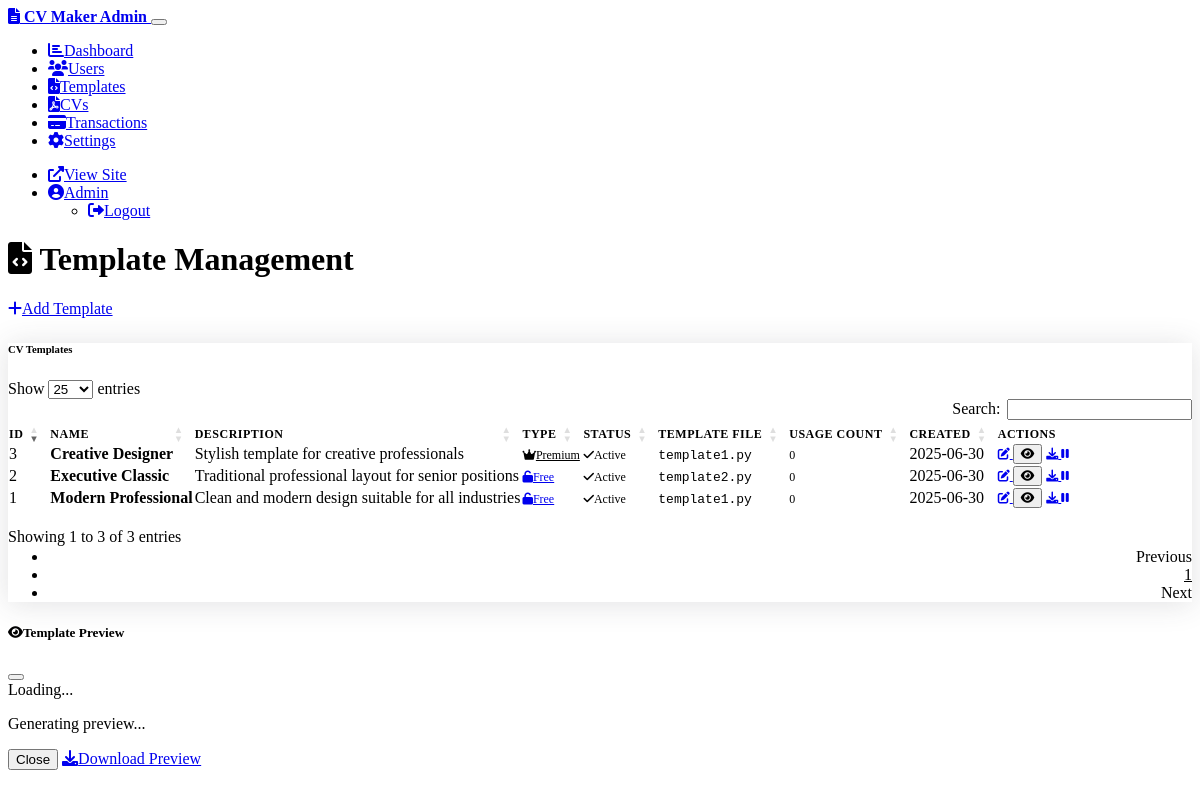
Screenshot of /admin/templates (signed in) with the database file from the repository.
### models.py (models this page shows, shortened)
class Admin(UserMixin, db.Model):
    __tablename__ = 'admins'
    id = Column(Integer, primary_key=True)
    email = Column(String(120), unique=True, nullable=False)
    password_hash = Column(String(256), nullable=False)
    name = Column(String(100), nullable=False)
    is_active = Column(Boolean, default=True)
    created_at = Column(DateTime, default=datetime.utcnow)
    last_login = Column(DateTime)

class Template(db.Model):
    __tablename__ = 'templates'
    id = Column(Integer, primary_key=True)
    name = Column(String(100), nullable=False)
    description = Column(Text)
    is_premium = Column(Boolean, default=False)
    template_file = Column(String(100), nullable=False)
    is_active = Column(Boolean, default=True)
    created_at = Column(DateTime, default=datetime.utcnow)
    cvs = relationship('CV', backref='template', lazy=True)

### admin_routes.py (the view)
@admin_bp.route('/templates')
def templates():
    templates = Template.query.order_by(Template.created_at.desc()).all()
    return render_template('admin/templates.html', templates=templates)

### app.py (called while the page is built)
@login_manager.user_loader
def load_user(user_id):
    from models import Admin
    return Admin.query.get(int(user_id))

### templates/admin/templates.html (shortened to what this page needs)
{% extends "admin/layout.html" %}
{% block content %}
<div class="row">
    <div class="col-12">
        <div class="d-flex justify-content-between align-items-center mb-4">
            <h1 class="h3">
                <i class="fas fa-file-code me-2"></i>
                Template Management
            </h1>
            <a href="{{ url_for('admin.add_template') }}" class="btn btn-primary">
                <i class="fas fa-plus me-1"></i>Add Template
            </a>
        </div>
    </div>
</div>
<div class="card">
    <div class="card-header">
        <h6 class="m-0 fw-bold">CV Templates</h6>
    </div>
    <div class="card-body">
        <div class="table-responsive">
            <table class="table table-striped" id="templatesTable">
                <thead>
                    <tr>
                        <th>ID</th>
                        <th>Name</th>
                        <th>Description</th>
                        <th>Type</th>
                        <th>Status</th>
                        <th>Template File</th>
                        <th>Usage Count</th>
                        <th>Created</th>
                        <th>Actions</th>
                    </tr>
                </thead>
                <tbody>
                    {% for template in templates %}
                    <tr>
                        <td>{{ template.id }}</td>
                        <td>
                            <strong>{{ template.name }}</strong>
                        </td>
                        <td>{{ template.description or '-' }}</td>
                        <td>
                            <a href="{{ url_for('admin.toggle_premium', template_id=template.id) }}"
                               class="badge bg-{% if template.is_premium %}warning{% else %}success{% endif %} text-decoration-none"
                               title="Click to toggle premium status">
                                {% if template.is_premium %}
                                    <i class="fas fa-crown me-1"></i>Premium
                                {% else %}
                                    <i class="fas fa-unlock me-1"></i>Free
                                {% endif %}
                            </a>
                        </td>
                        <td>
                            {% if template.is_active %}
                                <span class="badge bg-success">
                                    <i class="fas fa-check me-1"></i>Active
                                </span>
                            {% else %}
                                <span class="badge bg-danger">
                                    <i class="fas fa-times me-1"></i>Inactive
                                </span>
                            {% endif %}
                        </td>
                        <td>
                            <code>{{ template.template_file }}</code>
                        </td>
                        <td>
                            <span class="badge bg-info">{{ template.cvs|length }}</span>
                        </td>
                        <td>{{ template.created_at.strftime('%Y-%m-%d') if template.created_at else 'N/A' }}</td>
                        <td>
                            <div class="btn-group btn-group-sm">
                                <a href="{{ url_for('admin.edit_template', template_id=template.id) }}"
                                   class="btn btn-outline-secondary"
                                   title="Edit Template">
                                    <i class="fas fa-edit"></i>
                                </a>
                                <button type="button"
                                        class="btn btn-outline-info preview-btn"
                                        title="Preview in Modal"
                                        data-template-id="{{ template.id }}"
                                        data-template-name="{{ template.name }}"
                                        data-bs-toggle="modal"
                                        data-bs-target="#previewModal">
                                    <i class="fas fa-eye"></i>
                                </button>
                                <a href="{{ url_for('admin.preview_template', template_id=template.id) }}"
                                   class="btn btn-outline-primary"
                                   title="Download Preview"
                                   target="_blank">
                                    <i class="fas fa-download"></i>
                                </a>
                                <a href="{{ url_for('admin.toggle_template', template_id=template.id) }}"
                                   class="btn btn-outline-{% if template.is_active %}warning{% else %}success{% endif %}"
                                   title="{% if template.is_active %}Deactivate{% else %}Activate{% endif %}">
                                    <i class="fas fa-{% if template.is_active %}pause{% else %}play{% endif %}"></i>
                                </a>
                            </div>
                        </td>
                    </tr>
                    {% endfor %}
                </tbody>
            </table>
        </div>
    </div>
</div>
<div class="modal fade" id="previewModal" tabindex="-1" aria-labelledby="previewModalLabel" aria-hidden="true">
    <div class="modal-dialog modal-xl">
        <div class="modal-content">
            <div class="modal-header">
                <h5 class="modal-title" id="previewModalLabel">
                    <i class="fas fa-eye me-2"></i>Template Preview
                </h5>
                <button type="button" class="btn-close" data-bs-dismiss="modal" aria-label="Close"></button>
            </div>
            <div class="modal-body p-0">
                <div class="text-center p-4" id="previewLoading">
                    <div class="spinner-border text-primary" role="status">
                        <span class="visually-hidden">Loading...</span>
                    </div>
                    <p class="mt-2">Generating preview...</p>
                </div>
            </div>
            <div class="modal-footer">
                <button type="button" class="btn btn-secondary" data-bs-dismiss="modal">Close</button>
                <a href="#" id="downloadPreview" class="btn btn-primary" target="_blank">
                    <i class="fas fa-download me-1"></i>Download Preview
                </a>
            </div>
        </div>
    </div>
</div>
{% endblock %}

### templates/admin/layout.html (shortened to what this page needs)
<!DOCTYPE html>
<html lang="en" data-bs-theme="dark">
<head>
    <link href="https://cdn.replit.com/agent/bootstrap-agent-dark-theme.min.css" rel="stylesheet">
    <link href="https://cdnjs.cloudflare.com/ajax/libs/font-awesome/6.0.0/css/all.min.css" rel="stylesheet">
    <link href="https://cdn.datatables.net/1.13.4/css/dataTables.bootstrap5.min.css" rel="stylesheet">
    <link href="{{ url_for('static', filename='css/admin.css') }}" rel="stylesheet">
</head>
<body>
    <nav class="navbar navbar-expand-lg navbar-dark bg-dark">
        <div class="container-fluid">
            <a class="navbar-brand" href="{{ url_for('admin.dashboard') }}">
                <i class="fas fa-file-alt me-2"></i>
                CV Maker Admin
            </a>
            <button class="navbar-toggler" type="button" data-bs-toggle="collapse" data-bs-target="#navbarNav">
            </button>
            <div class="collapse navbar-collapse" id="navbarNav">
                <ul class="navbar-nav me-auto">
                    <li class="nav-item">
                        <a class="nav-link {% if request.endpoint == 'admin.dashboard' %}active{% endif %}"
                           href="{{ url_for('admin.dashboard') }}">
                            <i class="fas fa-chart-bar me-1"></i>Dashboard
                        </a>
                    </li>
                    <li class="nav-item">
                        <a class="nav-link {% if request.endpoint == 'admin.users' %}active{% endif %}"
                           href="{{ url_for('admin.users') }}">
                            <i class="fas fa-users me-1"></i>Users
                        </a>
                    </li>
                    <li class="nav-item">
                        <a class="nav-link {% if request.endpoint == 'admin.templates' %}active{% endif %}"
                           href="{{ url_for('admin.templates') }}">
                            <i class="fas fa-file-code me-1"></i>Templates
                        </a>
                    </li>
                    <li class="nav-item">
                        <a class="nav-link {% if request.endpoint == 'admin.cvs' %}active{% endif %}"
                           href="{{ url_for('admin.cvs') }}">
                            <i class="fas fa-file-pdf me-1"></i>CVs
                        </a>
                    </li>
                    <li class="nav-item">
                        <a class="nav-link {% if request.endpoint == 'admin.transactions' %}active{% endif %}"
                           href="{{ url_for('admin.transactions') }}">
                            <i class="fas fa-credit-card me-1"></i>Transactions
                        </a>
                    </li>
                    <li class="nav-item">
                        <a class="nav-link {% if request.endpoint == 'admin.settings' %}active{% endif %}"
                           href="{{ url_for('admin.settings') }}">
                            <i class="fas fa-cog me-1"></i>Settings
                        </a>
                    </li>
                </ul>
                <ul class="navbar-nav">
                    <li class="nav-item">
                        <a class="nav-link" href="{{ url_for('main.index') }}" target="_blank">
                            <i class="fas fa-external-link-alt me-1"></i>View Site
                        </a>
                    </li>
                    <li class="nav-item dropdown">
                        <a class="nav-link dropdown-toggle" href="#" role="button" data-bs-toggle="dropdown">
                            <i class="fas fa-user-circle me-1"></i>{{ current_user.name }}
                        </a>
                        <ul class="dropdown-menu">
                            <li><a class="dropdown-item" href="{{ url_for('admin_auth.logout') }}">
                                <i class="fas fa-sign-out-alt me-2"></i>Logout
                            </a></li>
                        </ul>
                    </li>
                </ul>
            </div>
        </div>
    </nav>
    <div class="container-fluid py-4">
        {% block content %}{% endblock %}
    </div>
</body>
</html>

### static/css/admin.css (style rules this page uses)
.navbar-brand { font-weight: bold; }
.card { box-shadow: 0 0.15rem 1.75rem 0 rgba(58, 59, 69, 0.15); border: 1px solid var(--bs-border-color); }
.card-header { background-color: var(--bs-secondary-bg); border-bottom: 1px solid var(--bs-border-color); }
.table th { border-top: none; font-weight: 600; text-transform: uppercase; font-size: 0.75rem; letter-spacing: 0.5px; }
.badge { font-size: 0.75rem; }
.btn-group-sm > .btn { font-size: 0.75rem; }
.badge.bg-warning { color: var(--bs-dark) !important; }

### rows the page displays
Admin: name "Admin"
Template: id "3", name "Creative Designer", description "Stylish template for creative professionals", is_premium True (drawn), is_active True (drawn), template_file "template1.py", cvs|length "0", created_at "2025-06-30"
Template: id "2", name "Executive Classic", description "Traditional professional layout for senior positions", is_premium False (drawn), is_active True (drawn), template_file "template2.py", cvs|length "0", created_at "2025-06-30"
Template: id "1", name "Modern Professional", description "Clean and modern design suitable for all industries", is_premium False (drawn), is_active True (drawn), template_file "template1.py", cvs|length "0", created_at "2025-06-30"
